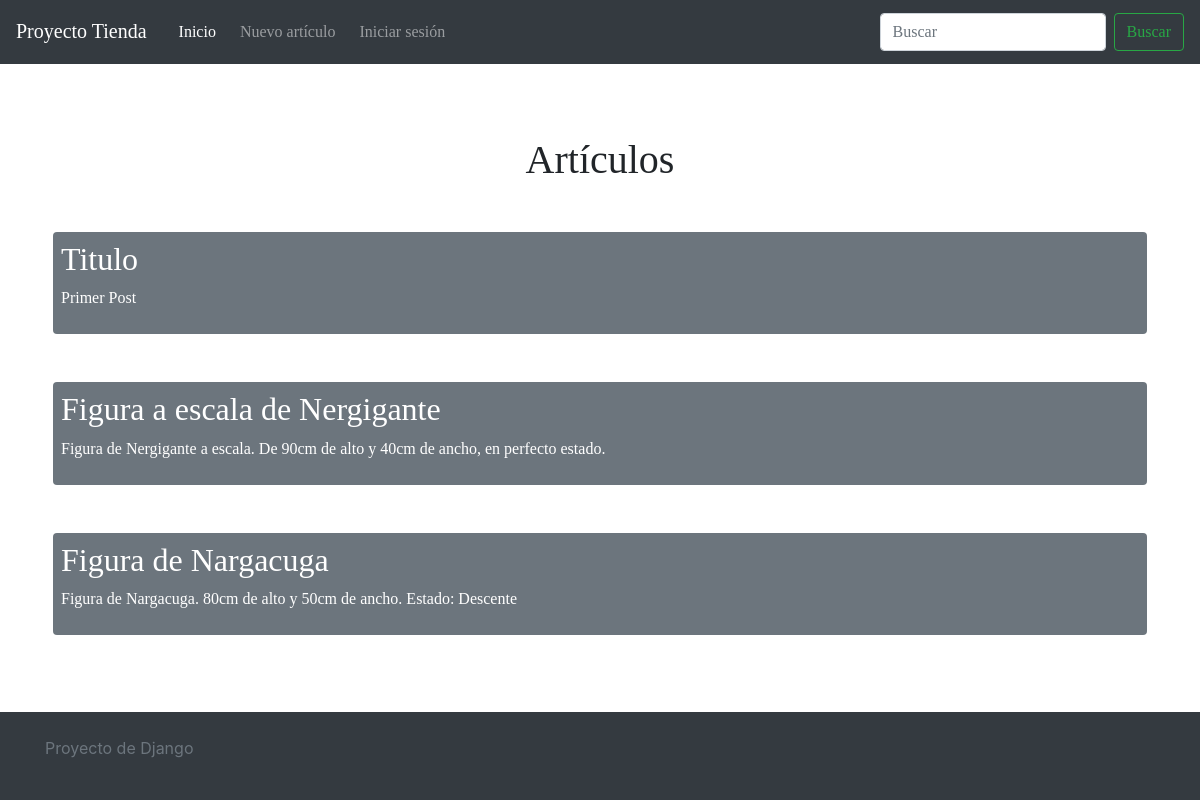
The page / on the database its author committed.
### base/models.py (models this page shows, shortened)
class Post(models.Model):
    title = models.CharField(max_length=150)
    text = models.TextField()
    updated = models.DateTimeField(auto_now=True)
    created = models.DateTimeField(auto_now_add=True)
    user = models.ForeignKey(User, null = True, on_delete = models.SET_NULL)

### base/views.py (the view)
# urls.py: path('', views.home),
def home(request):
    posts = Post.objects.order_by("created")
    return render(request, 'home.html', { 'posts': posts })

### templates/home.html (shortened to what this page needs)
{% extends "layouts/main.html" %}
{% block content %}
<h1 class="text-center">Artículos</h1>
{% for p in posts %}
<div class="mx-2 my-5 bg-secondary text-white p-2 rounded">
    <h2 class=""> {{p.title}} </h2>
    <p> {{p.text}} </p>
</div>
{% endfor %}
{% endblock %}

### rows shown on the page
Post: title "Titulo", text "Primer Post"
Post: title "Figura a escala de Nergigante", text "Figura de Nergigante a escala. De 90cm de alto y 40cm de ancho, en perfecto estado."
Post: title "Figura de Nargacuga", text "Figura de Nargacuga. 80cm de alto y 50cm de ancho. Estado: Descente"
